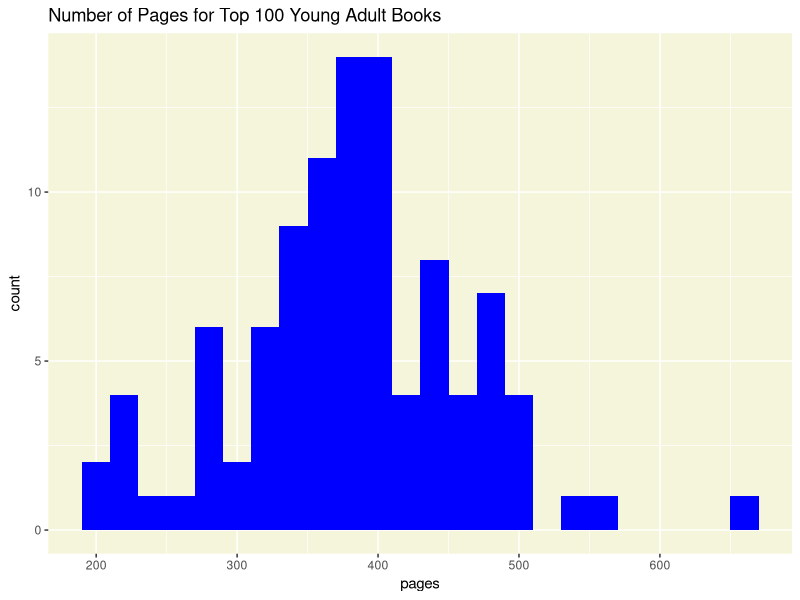
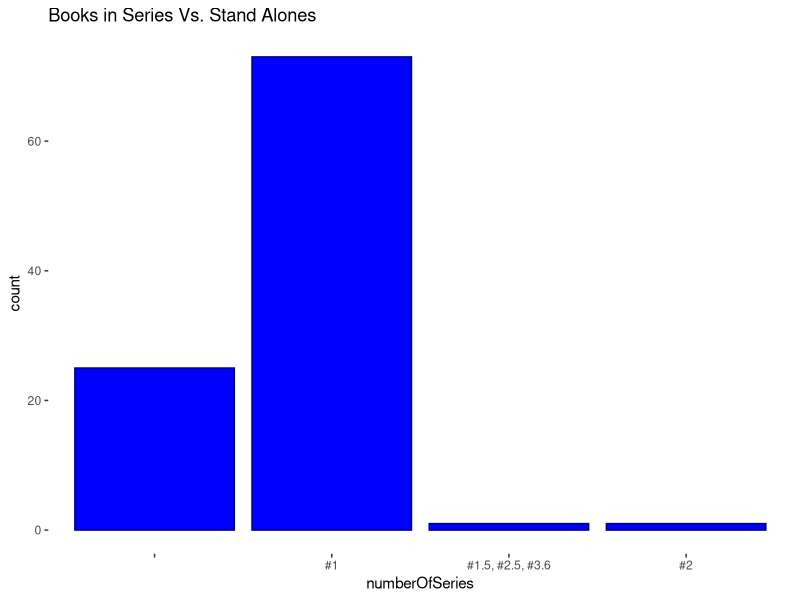
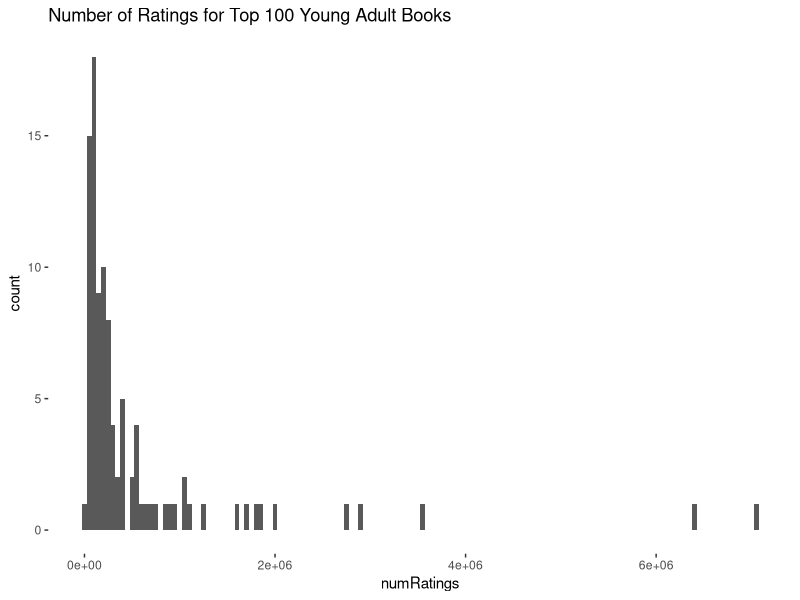
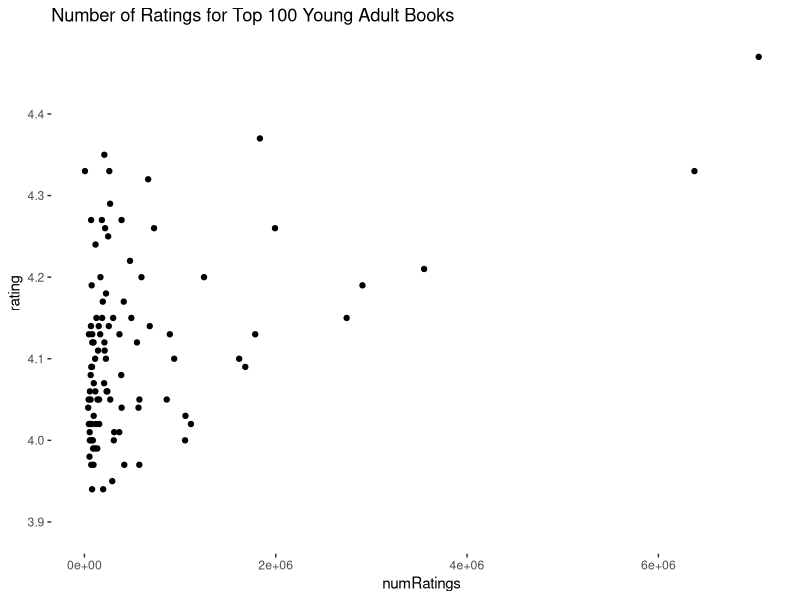
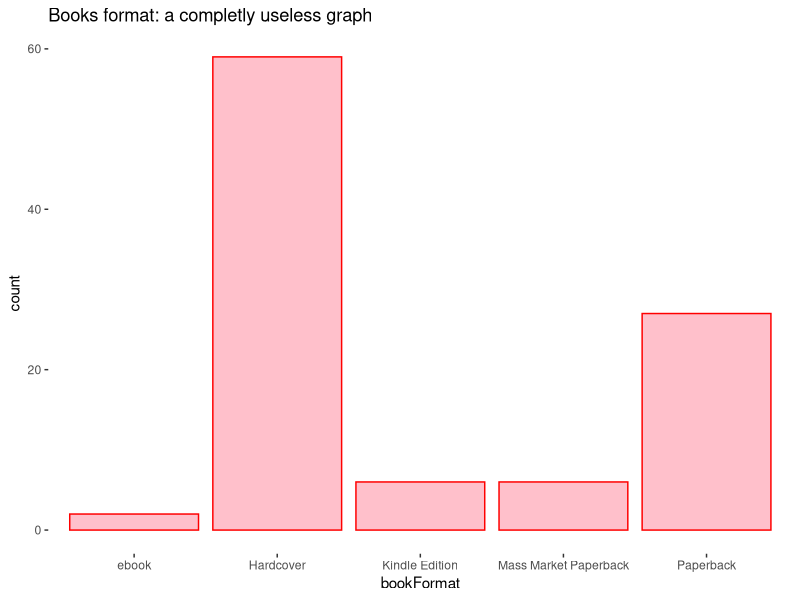
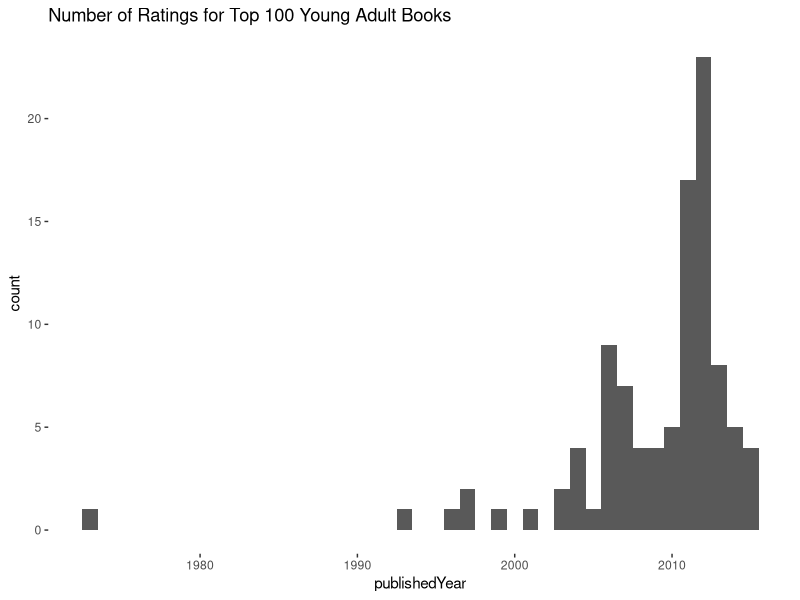
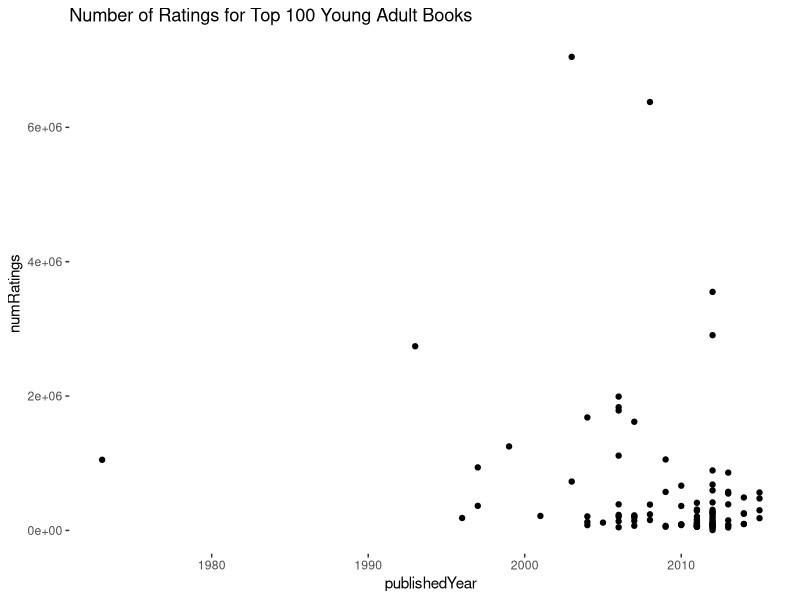

Write R code to recreate these figures, in order.
## ---- chunk 1
#| output: false
library(tidyverse)
## ---- chunk 2
BOOKS <- read.csv("goodreads_Top100_YoungAdultFiction1.csv")
## ---- chunk 3
#Book length (number of pages)
fig <- ggplot(BOOKS, aes(pages))+ geom_histogram(binwidth = 20, fill="blue")

#Style
fig_labs <- labs(title = "Number of Pages for Top 100 Young Adult Books")

fig_theme <- theme(panel.background=element_rect(fill="beige"))

#Showing figure 4
fig <- fig + fig_labs + fig_theme

print(fig)
## ---- chunk 4
#Series vs non-series
#BOOKS$series_Q <- ifelse(is.na(BOOKS$series), "Stand Alone", "Series") 

fig <- ggplot(BOOKS, aes(x = numberOfSeries))+ geom_bar(position = "dodge", color = "navy", fill = "blue")

#Style
fig_label <- labs(title = "Books in Series Vs. Stand Alones")
fig_theme <- theme(panel.background=element_rect(fill="white"))

#Showing figure 4
fig <- fig + fig_label + fig_theme

print(fig)
## ---- chunk 5

## ---- chunk 6
#Number of Ratings
suppressWarnings({
fig <- ggplot(BOOKS, aes(x = numRatings))+ geom_histogram(binwidth = 50000)

#Style
fig_labs <- labs(title = "Number of Ratings for Top 100 Young Adult Books")

fig_theme <- theme(panel.background=element_rect(fill="white"))

#Showing figure 4
fig <- fig + fig_labs + fig_theme

print(fig)
})
## ---- chunk 7
#Number of Ratings vs. Rating
suppressWarnings({
fig <- ggplot(BOOKS, aes(x = numRatings, y = rating))+ geom_point()

#Style
fig_labs <- labs(title = "Number of Ratings for Top 100 Young Adult Books")

fig_theme <- theme(panel.background=element_rect(fill="white"))

#Showing figure 4
fig <- fig + fig_labs + fig_theme

print(fig)
})
## ---- chunk 8

## ---- chunk 9

## ---- chunk 10
fig <- ggplot(BOOKS, aes(x = bookFormat))+ geom_bar(position = "dodge", color = "red", fill = "pink")

#Style
fig_label <- labs(title = "Books format: a completly useless graph")
fig_theme <- theme(panel.background=element_rect(fill="white"))

#Showing figure 4
fig <- fig + fig_label + fig_theme

print(fig)
## ---- chunk 11

## ---- chunk 12
#Number of Ratings
fig <- ggplot(BOOKS, aes(x = publishedYear))+ geom_histogram(binwidth = 1)

#Style
fig_labs <- labs(title = "Number of Ratings for Top 100 Young Adult Books")

fig_theme <- theme(panel.background=element_rect(fill="white"))

#Showing figure 4
fig <- fig + fig_labs + fig_theme

print(fig)
## ---- chunk 13
#Number of Ratings vs. Rating
suppressWarnings({

fig <- ggplot(BOOKS, aes(x = publishedYear, y = numRatings))+ geom_point()

#Style
fig_labs <- labs(title = "Number of Ratings for Top 100 Young Adult Books")

fig_theme <- theme(panel.background=element_rect(fill="white"))

#Showing figure 4
fig <- fig + fig_labs + fig_theme

print(fig)

})

## ---- chunk 14

